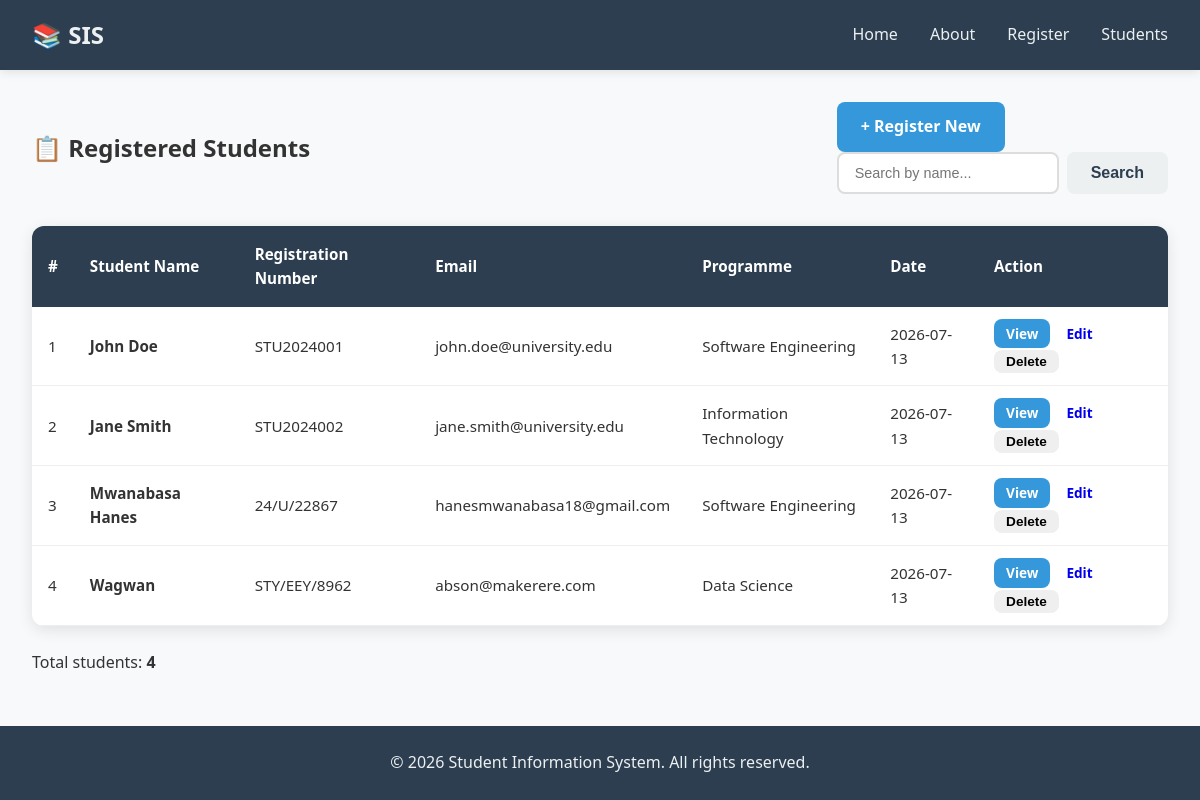
/students, run on the app's committed database.
### models.py (models this page shows, shortened)
class Student(db.Model):
    __tablename__ = 'students'
    id = db.Column(db.Integer, primary_key=True)
    student_name = db.Column(db.String(100), nullable=False)
    registration_number = db.Column(db.String(50), unique=True, nullable=False)
    email = db.Column(db.String(100), unique=True, nullable=False)
    programme = db.Column(db.String(100), nullable=False)
    registration_date = db.Column(db.DateTime, default=datetime.utcnow)
    is_active = db.Column(db.Boolean, default=True)

### app.py (the view)
@app.route('/students')
def students_list():
    all_students = get_all_students()
    return render_template('students_list.html', students=all_students)

### database.py (called while the page is built)
def get_all_students():
    return Student.query.filter_by(is_active=True).all()

### templates/students_list.html (shortened to what this page needs)
{% extends "base.html" %}
{% block content %}
    <section class="students-list-page">
        <div class="list-header">
            <h2>📋 Registered Students</h2>
            <div class="list-actions">
                <a href="{{ url_for('register') }}" class="btn btn-primary">+ Register New</a>
                <form action="{{ url_for('search_students') }}" method="GET" class="search-form">
                    <input type="text" name="q" placeholder="Search by name..." value="{{ search_term if search_term else '' }}">
                    <button type="submit" class="btn btn-secondary">Search</button>
                </form>
            </div>
        </div>
        {% if students %}
            <div class="table-container">
                <table class="students-table">
                    <thead>
                        <tr>
                            <th>#</th>
                            <th>Student Name</th>
                            <th>Registration Number</th>
                            <th>Email</th>
                            <th>Programme</th>
                            <th>Date</th>
                            <th>Action</th>
                        </tr>
                    </thead>
                    <tbody>
                        {% for student in students %}
                            <tr>
                                <td>{{ loop.index }}</td>
                                <td><strong>{{ student.student_name }}</strong></td>
                                <td>{{ student.registration_number }}</td>
                                <td>{{ student.email }}</td>
                                <td>{{ student.programme }}</td>
                                <td>{{ student.registration_date.strftime('%Y-%m-%d') }}</td>
                                <td>
                                    <a href="{{ url_for('student_profile', name=student.student_name) }}"
                                       class="btn btn-small btn-info">View</a>
                                    <a href="{{ url_for('edit_student', student_id=student.id) }}" class="btn btn-small btn-warning">Edit</a>
                                    <form action="{{ url_for('delete_student', student_id=student.id) }}" method="POST" style="display:inline;" onsubmit="return confirm('Are you sure you want to delete this student?');">
                                        <button type="submit" class="btn btn-small btn-danger">Delete</button>
                                    </form>
                                </td>
                            </tr>
                        {% endfor %}
                    </tbody>
                </table>
            </div>
            <div class="student-count">
                <p>Total students: <strong>{{ students|length }}</strong></p>
            </div>
        {% else %}
            <div class="empty-state">
                <p>No students registered yet.</p>
                <a href="{{ url_for('register') }}" class="btn btn-primary">Register First Student</a>
            </div>
        {% endif %}
    </section>
{% endblock %}

### templates/base.html (shortened to what this page needs)
<!DOCTYPE html>
<html lang="en">
<head>
    <link rel="stylesheet" href="{{ url_for('static', filename='style.css') }}">
</head>
<body>
    <nav>
        <div class="nav-container">
            <div class="logo">
                <h1>📚 SIS</h1>
            </div>
            <ul class="nav-links">
                <li><a href="{{ url_for('home') }}">Home</a></li>
                <li><a href="{{ url_for('about') }}">About</a></li>
                <li><a href="{{ url_for('register') }}">Register</a></li>
                <li><a href="{{ url_for('students_list') }}">Students</a></li>
            </ul>
        </div>
    </nav>
    <main>
        {% block content %}
        {% endblock %}
    </main>
    <footer>
        <p>&copy; 2026 Student Information System. All rights reserved.</p>
    </footer>
</body>
</html>

### static/style.css (style rules this page uses)
* { margin: 0; padding: 0; box-sizing: border-box; }
body { font-family: 'Segoe UI', Tahoma, Geneva, Verdana, sans-serif; line-height: 1.6; color: #333; background-color: #f8f9fa; min-height: 100vh; display: flex; flex-direction: column; }
nav { background-color: #2c3e50; padding: 1rem 0; box-shadow: 0 2px 10px rgba(0, 0, 0, 0.1); }
.nav-container { max-width: 1200px; margin: 0 auto; padding: 0 2rem; display: flex; justify-content: space-between; align-items: center; }
.logo h1 { color: #ecf0f1; font-size: 1.5rem; font-weight: 700; }
.nav-links { list-style: none; display: flex; gap: 2rem; }
.nav-links a { color: #ecf0f1; text-decoration: none; font-weight: 500; padding: 0.5rem 0; transition: color 0.3s ease; border-bottom: 2px solid transparent; }
main { flex: 1; max-width: 1200px; margin: 0 auto; padding: 2rem; width: 100%; }
.btn { display: inline-block; padding: 0.75rem 1.5rem; border: none; border-radius: 8px; font-size: 1rem; font-weight: 600; cursor: pointer; text-decoration: none; transition: background-color 0.3s ease, transform 0.2s ease; }
.btn-primary { background-color: #3498db; color: white; }
.btn-secondary { background-color: #ecf0f1; color: #2c3e50; }
.btn-small { padding: 0.25rem 0.75rem; font-size: 0.85rem; }
.btn-info { background-color: #3498db; color: white; }
.table-container { overflow-x: auto; background: white; border-radius: 12px; box-shadow: 0 4px 15px rgba(0, 0, 0, 0.1); margin-bottom: 1.5rem; }
.students-table { width: 100%; border-collapse: collapse; font-size: 0.95rem; }
.students-table thead { background-color: #2c3e50; color: white; }
.students-table th { padding: 1rem; text-align: left; }
.students-table td { padding: 0.75rem 1rem; border-bottom: 1px solid #eee; }
.list-header { display: flex; justify-content: space-between; align-items: center; flex-wrap: wrap; gap: 1rem; margin-bottom: 2rem; }
.search-form { display: flex; gap: 0.5rem; }
.search-form input { padding: 0.5rem 1rem; border: 2px solid #ddd; border-radius: 8px; font-size: 0.9rem; }
footer { background-color: #2c3e50; color: #ecf0f1; text-align: center; padding: 1.5rem; margin-top: auto; }

### data on the page
Student: student_name "John Doe", registration_number "STU2024001", email "john.doe@university.edu", programme "Software Engineering", registration_date "2026-07-13"
Student: student_name "Jane Smith", registration_number "STU2024002", email "jane.smith@university.edu", programme "Information Technology", registration_date "2026-07-13"
Student: student_name "Mwanabasa Hanes", registration_number "24/U/22867", email "hanesmwanabasa18@gmail.com", programme "Software Engineering", registration_date "2026-07-13"
Student: student_name "Wagwan", registration_number "STY/EEY/8962", email "abson@makerere.com", programme "Data Science", registration_date "2026-07-13"

### other printed values
{{ students|length }} "4"
